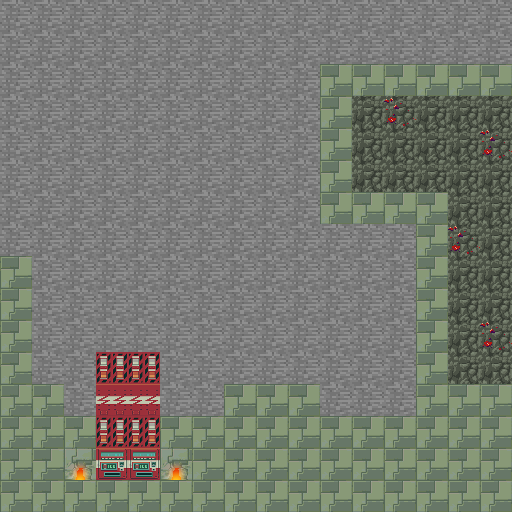

This game map was drawn from its Tiled (.tmx) file and the tilesets committed beside it. A one-line description and the trimmed map source follow:
An orthogonal 16x16 tile map with 32x32 px tiles, 2 tile layers (bg, Tile Layer 1).

<map version="1.0" orientation="orthogonal" width="16" height="16" tilewidth="32" tileheight="32">
 <tileset firstgid="1" name="map1" tilewidth="32" tileheight="32">
  <image source="../gfx/map1.png" width="384" height="384" />
 </tileset>
 <layer name="bg" width="16" height="16">
  <data>[256 cells, 256 non-empty, 1 distinct tile ids]</data>
 </layer>
 <layer name="Tile Layer 1" width="16" height="16">
  <data>[256 cells, 109 non-empty, 7 distinct tile ids]</data>
 </layer>
</map>
